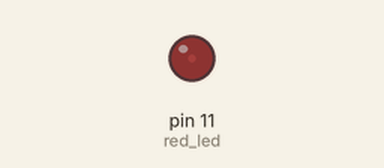
Recording of a sketch running on a simulated Arduino Uno, built with avr-gcc and run on an emulated ATmega328P. Shown: output pins drawn as LEDs (lit = HIGH).

Above: at 0.05 s.
At 0.25 s:
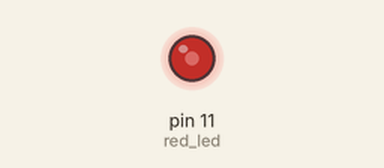
At 0.45 s:
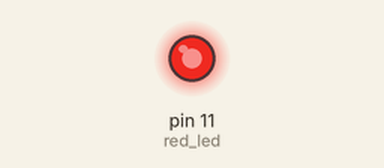
At 0.9 s:
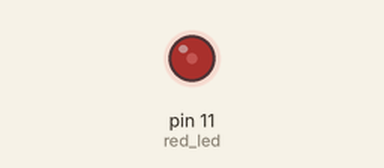
Timing chart, 0 to 3.0 s (numbered marks = the images above):
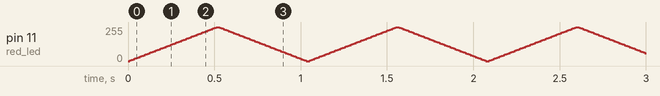

The sketch:

Led_Fade.ino
```cpp
int red_led = 11;

void setup() {
  // put your setup code here, to run once:
  pinMode(red_led, OUTPUT);
}

void loop() {
  // put your main code here, to run repeatedly:
  for(int i = 0; i <= 255 ; i += 5){
    analogWrite(red_led, i);
    delay(10);
  }
  for(int i = 255; i >= 0; i -= 5){
    analogWrite(red_led, i);
    delay(10);
  }
}
```
